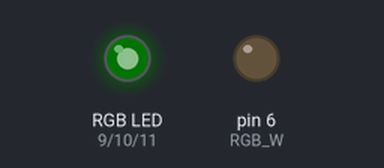
Simulated run of this sketch. Board: Arduino Uno, built with avr-gcc and run on an emulated ATmega328P. Shown: an RGB LED mixed from three pins (HIGH = lit), output pins drawn as LEDs (lit = HIGH). Dim RGB values are drawn brighter than linear; random numbers use the default seed unless the sketch sets one.

Above: at 0.15 s.
At 2.12 s:
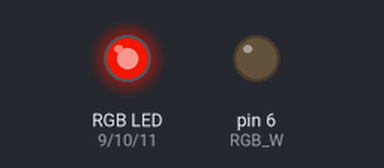
At 13.61 s:
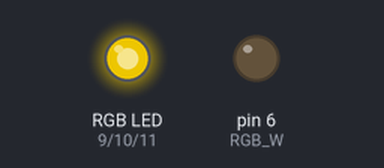
At 19.4 s:
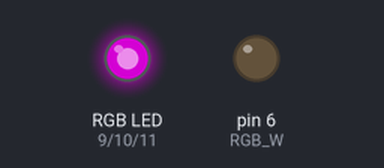
At 28.96 s:
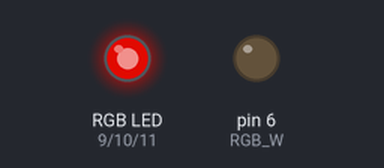
At 39.2 s:
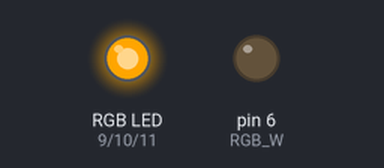
Timing chart, 0 to 40.0 s (numbered marks = the images above):
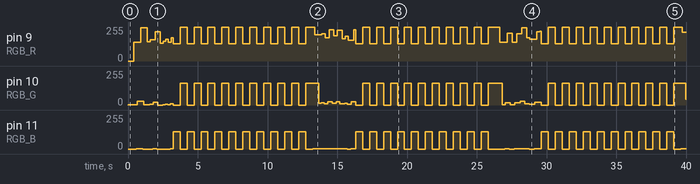

Measured:
- by itself, pin 10 (RGB_G): 0/255 → 1/255 at 0.00 s, → 28/255 0.66 s later, → 2/255 0.48 s later, → 6/255 0.42 s later, … (90 changes in this stretch)
- by itself, pin 11 (RGB_B): 0/255 → 3/255 at 0.59 s, → 0/255 0.48 s later, → 2/255 0.71 s later, → 0/255 0.29 s later, … (82 changes in this stretch)
- by itself, pin 9 (RGB_R): 0/255 → 142/255 at 0.43 s, → 248/255 0.47 s later, → 145/255 0.47 s later, → 159/255 0.22 s later, … (90 changes in this stretch)

The sketch:

halluino.ino
```cpp
#include "helpers.h"
// Available helpers
// fadeTo
// changeTo
// increaseBy

void userFunction1() {
  // put your code here
  fire();

}

void userFunction2() {
  // put your code here
  // Hex value: #800080
  changeTo(0x80, 0x00, 0x80, 0x00);
  delay(500);
  // Hex value: #FFA500
  changeTo(0xFF, 0xA5, 0x00, 0x00);
  delay(500);
}

void userFunction3() {
  // put your code here

}

void loop() {
  for (int i = 0; i < 10; i++) {
    userFunction1();
  }

  for (int i = 0; i < 10; i++) {
    userFunction2();
  }

  for (int i = 0; i < 10; i++) {
    userFunction3();
  }
}

void setup() {
  initialise();
}

void fire() {
  // Get a random number for intensity of fire
  int brightness = random(120);

  // Randomly-picked values with a bias for red and orange (red and green)
  int newRed = brightness + 135;
  int newGreen = brightness / 4;
  int newBlue = brightness / 32;

  // Use the helper function
  //     red     green     blue     white
  fadeTo(newRed, newGreen, newBlue, 0);
  delay(random(100) + 100);
}
```

helpers.h
```cpp
#ifndef HELPERS_H
// RGBW strip pins
#define RGB_W 6
#define RGB_R 9
#define RGB_G 10
#define RGB_B 11

/// Strip state
struct strip_state {
  uint8_t rval;
  uint8_t gval;
  uint8_t bval;
  uint8_t wval;
};

// The current state of the strip.
struct strip_state active_state = {0x00, 0x00, 0x00, 0x00};

inline void get_iterator_array(const struct strip_state start, const struct strip_state end,
                               uint8_t *iterators) {
  for (int i = 0; i < 4; i++) {
    if (*(&start.rval + i) < * (&end.rval + i))
      iterators[i] = 1;
    else
      iterators[i] = -1;
  }
}

inline void applyState(const struct strip_state newState) {
  analogWrite(RGB_R, newState.rval);
  analogWrite(RGB_G, newState.gval);
  analogWrite(RGB_B, newState.bval);
  analogWrite(RGB_W, newState.wval);

  active_state.rval = newState.rval;
  active_state.gval = newState.gval;
  active_state.bval = newState.bval;
  active_state.wval = newState.wval;
}

void initialise() {
  pinMode(RGB_R, OUTPUT);
  pinMode(RGB_G, OUTPUT);
  pinMode(RGB_B, OUTPUT);
  pinMode(RGB_W, OUTPUT);
}

// Fade the strip to a specific state
void internal_fadeTo(const struct strip_state *state) {
  // What we iterate R, G, and B by
  uint8_t rgb_iterators[4];
  get_iterator_array(active_state, *state, &rgb_iterators[0]);

  int change_occurred = 1;
  while (change_occurred) {
    change_occurred = 0;
    if (active_state.rval != state->rval) {
      active_state.rval += rgb_iterators[0];
      change_occurred = 1;
    }

    if (active_state.gval != state->gval) {
      active_state.gval += rgb_iterators[1];
      change_occurred = 1;
    }

    if (active_state.bval != state->bval) {
      active_state.bval += rgb_iterators[2];
      change_occurred = 1;
    }

    if (active_state.wval != state->wval) {
      active_state.wval += rgb_iterators[3];
      change_occurred = 1;
    }

    analogWrite(RGB_R, active_state.rval);
    analogWrite(RGB_G, active_state.gval);
    analogWrite(RGB_B, active_state.bval);
    analogWrite(RGB_W, active_state.wval);
    delay(3);
  }

}

void changeTo(int r, int g, int b, int w) {
  const struct strip_state newState = {r, g, b, w};
  applyState(newState);
}

void increaseBy(int r, int g, int b, int w) {
  struct strip_state newState = active_state;
  newState.rval += r;
  newState.gval += g;
  newState.bval += b;
  newState.wval += w;
  applyState(newState);
}

void fadeTo(int r, int g, int b, int w) {
  const struct strip_state newState = {r, g, b, w};
  internal_fadeTo(&newState);
}
#endif
```
